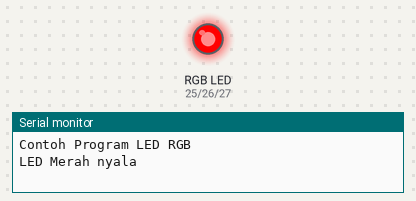
Simulated run of this sketch. Board: ESP32. Shown: an RGB LED mixed from three pins (HIGH = lit), the last lines printed to the serial monitor.

Above: at 0.5 s.
At 1.5 s:
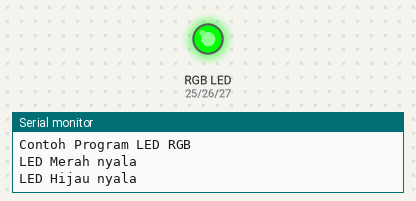
At 3.0 s:
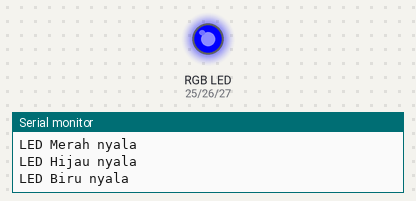
Timing chart, 0 to 5.2 s (numbered marks = the images above):
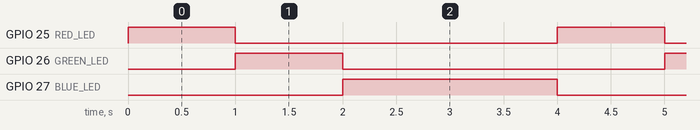

Measured:
- by itself, GPIO 25 (RED_LED), GPIO 26 (GREEN_LED): alternates HIGH for 1.0 s and LOW for 3.0 s
- by itself, GPIO 27 (BLUE_LED): alternates HIGH for 2.0 s and LOW for 2.0 s
- by itself, everything shown: repeats every 4.0 s, in 3 steps

The sketch:

Running_LED_RGB.ino
```cpp
#include <Arduino.h>
#define RED_LED 25 //led warna merah
#define GREEN_LED 26 //led warna hijau
#define BLUE_LED 27 //led warnah biru

void setup() {
 Serial.begin(115200);
 pinMode(RED_LED,OUTPUT);//atur pin-pin digital sebagai output
 pinMode(GREEN_LED,OUTPUT);
 pinMode(BLUE_LED,OUTPUT);
 Serial.println("Contoh Program LED RGB");
}

void rgbLED(){
 digitalWrite(RED_LED, HIGH);
 digitalWrite(GREEN_LED, LOW);
 digitalWrite(BLUE_LED, LOW);
 Serial.println("LED Merah nyala");
 delay(1000);

 digitalWrite(RED_LED, LOW);
 digitalWrite(GREEN_LED, HIGH);
 digitalWrite(BLUE_LED, LOW);
 Serial.println("LED Hijau nyala");
 delay(1000);

 digitalWrite(RED_LED, LOW);
 digitalWrite(GREEN_LED, LOW);
 digitalWrite(BLUE_LED, HIGH);
 Serial.println("LED Biru nyala");
 delay(2000);
}

void loop() {
 rgbLED();
}
```
